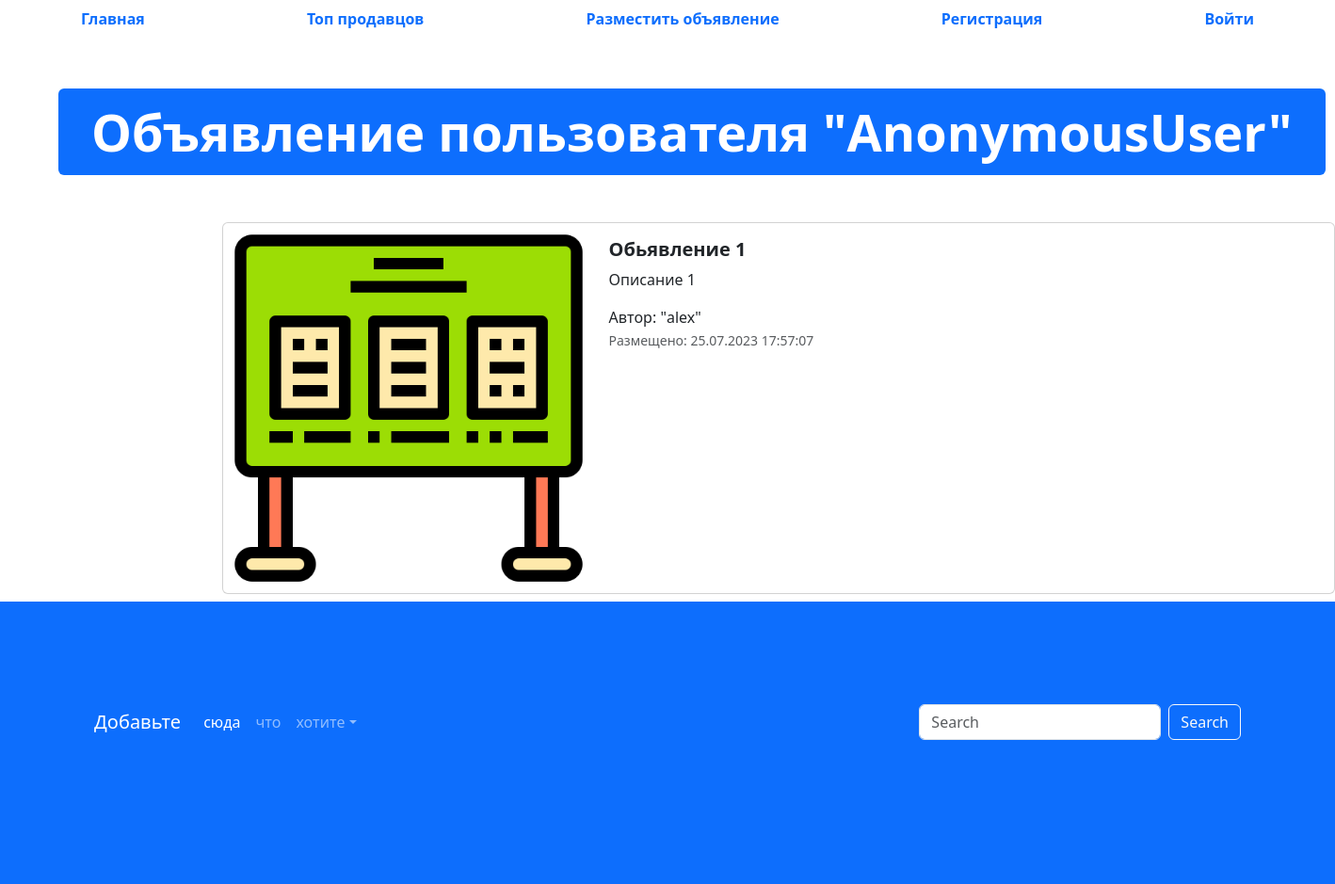
The app's page /advertisement/1 with its own data.
### app_advertisements/models.py (models this page shows, shortened)
class Advertisement(models.Model):
    title = TitleField('Заголовок', max_length = 128)
    description = models.TextField('Описание')
    price = models.DecimalField('Цена',max_digits=10, decimal_places=2)
    auction = models.BooleanField('Торг',help_text='Торг уместен')
    created_at = models.DateTimeField(auto_now_add=True)
    updated_at = models.DateTimeField(auto_now=True)
    user = models.ForeignKey(User, verbose_name = "Пользователь", on_delete = models.CASCADE)
    image = models.ImageField("Изображение", upload_to="advertisements/")
    class Meta:
        db_table='advertisements'
    @admin.display(description='Дата создания')
    def created_date(self):
        if self.created_at.date() == timezone.now().date():
            s = self.created_at.time().strftime('%H:%M:%S')
            return format_html('<span style="color:green;fon-weight: bold">Сегодня в {}</span>',s)
        return self.created_at.strftime('%d.%m.%Y %H:%M:%S')

### app_advertisements/views.py (the view)
# urls.py: path('advertisement/<int:pk>', advertisement_details, name = "adv-details"),
def advertisement_details(request, pk):
    advertisement = Advertisement.objects.get(id = pk)
    context = { 'adv': advertisement }
    return render(request, "app_advertisements/advertisement.html", context)

### templates/app_advertisements/advertisement.html (shortened to what this page needs)
{% extends 'base.html'%}
{% load static %}
{% block content %}
  <ul class="nav nav-pills sticky-top bg-white nav-fill">
    <li class="nav-item">
      <a class="nav-link" href="{% url 'index' %}">
        <span style="font-weight: bold;">Главная</span>
      </a>
    </li>
    <li class="nav-item">
      <a class="nav-link" href="{% url 'top-sellers' %}">
        <span style="font-weight: bold;">Топ продавцов</span>
      </a>
    </li>
    <li class="nav-item">
      <a class="nav-link" href="{% url 'adv-post' %}">
        <span style="font-weight: bold;">Разместить объявление</span>
      </a>
    </li>
    {% if user.is_authenticated %}
    <li class="nav-item">
      <a class="nav-link" href="{% url 'profile' %}">
        <span style="font-weight: bold;">Профиль</span>
      </a>
    </li>
    <li class="nav-item">
      <a class="nav-link" href="{% url 'logout' %}">
        <span style="font-weight: bold;">Выйти</span>
      </a>
    </li>
    {% else %}
    <li class="nav-item">
      <a class="nav-link" href="{% url 'register' %}">
        <span style="font-weight: bold;">Регистрация</span>
      </a>
    </li>
    <li class="nav-item">
      <a class="nav-link" href="{% url 'login' %}">
        <span style="font-weight: bold;">Войти</span>
      </a>
    </li>
    {% endif %}
  </ul>
  <div class="container" style="margin: 50px;">
    <div class="display-2">
      <span class="badge bg-primary">Объявление пользователя "{{ user }}"</span>
    </div>
  </div>
  <div class="col offset-2">
    <div class="card mb-2" style="max-width: 1200px; margin-top: 20px;">
      <div class="row g-0">
        <div class="col-md-4">
          <a href="#" class="nav-link">
            <img src="{% if adv.image == '' %}{% static 'img/adv.png' %}{% else %}{{ adv.image.url }}{% endif %}" class="img-fluid rounded-start" alt="Card title">
          </a>
        </div>
        <div class="col">
          <div class="card-body">
            <h5 class="card-title">
              <a href="#" class="nav-link"><strong>{{ adv.title }}</strong></a>
            </h5>
            <p class="card-text">
              {{ adv.description }}
            </p>
            <span>Автор: "{{ adv.user }}"</span>
            <p class="card-text"><small class="text-muted">Размещено: {{ adv.created_date }}</small></p>
          </div>
        </div>
      </div>
    </div>
  </div>
  <footer style="padding: 100px; min-height: 300px;" class="bg-primary">
    <nav class="navbar navbar-expand-sm navbar-dark">
      <a class="navbar-brand" href="#">Добавьте</a>
      <div class="collapse navbar-collapse" id="collapsibleNavId">
        <ul class="navbar-nav me-auto mt-2 mt-lg-0">
          <li class="nav-item">
            <a class="nav-link active" href="#" aria-current="page">сюда</a>
          </li>
          <li class="nav-item">
            <a class="nav-link" href="#">что</a>
          </li>
          <li class="nav-item dropdown">
            <a class="nav-link dropdown-toggle" href="#" id="dropdownId" data-bs-toggle="dropdown" aria-haspopup="true"
              aria-expanded="false">хотите</a>
          </li>
        </ul>
        <form class="d-flex my-2 my-lg-0">
          <input class="form-control me-sm-2" type="text" placeholder="Search">
          <button class="btn btn-outline-light my-2 my-sm-0" type="submit">Search</button>
        </form>
      </div>
    </nav>
  </footer>
{% endblock %}

### records on screen
Advertisement: title "Обьявление 1", description "Описание 1", user "alex", created_date "25.07.2023 17:57:07"

### other values on screen
{{ user }} "AnonymousUser"
